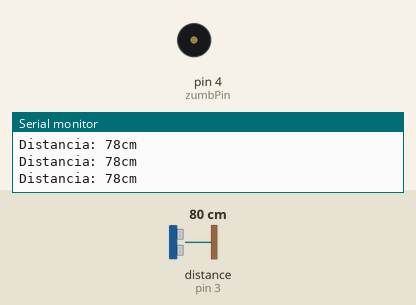
A sketch run on a simulated Arduino Uno, built with avr-gcc and run on an emulated ATmega328P. Parts: buzzer (waves = sounding), the last lines printed to the serial monitor. Wiring (inferred from the names in the program): ultrasonic range finder: trigger pin 2; echo pin 3. The inputs (shaded band) are chosen by the test bench; at power-on: distance to the obstacle (sensor on pin 3) 80 cm. The echo pulse lasts 58.3 µs per cm.

Above: at 1.2 s.
1.3 s: distance to the obstacle (sensor on pin 3) set to 9 cm
At 1.56 s:
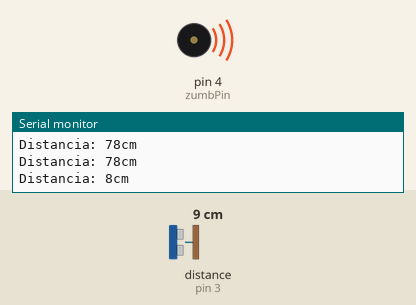
4.3 s: distance to the obstacle (sensor on pin 3) set to 11 cm
At 5.2 s:
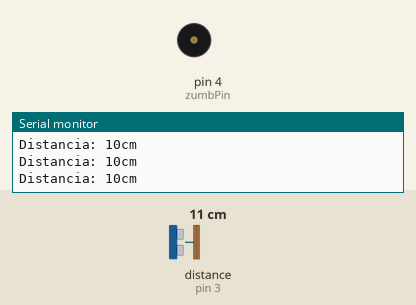
5.9 s: distance to the obstacle (sensor on pin 3) set to 4 cm
At 6.17 s:
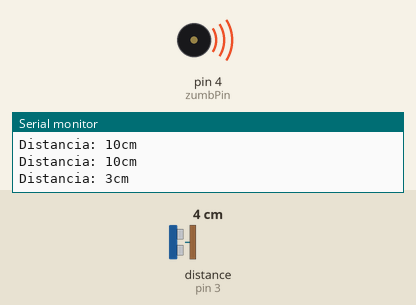
Timing chart, 0 to 14.9 s (numbered marks = the images above; inputs shaded):
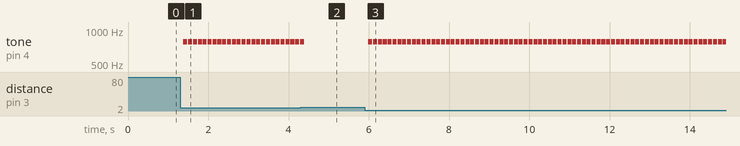

Measured:
- the behaviour switches between 9 and 10 cm on distance to the obstacle (sensor on pin 3) (found by bisection; images 1 and 2)
- after the input at 1.3 s, tone on pin 4 (zumbPin): alternates 784 Hz for 0.10 s and silent for 0.02 s, starting after 0.08 s
- after the input at 4.3 s, tone on pin 4 (zumbPin): goes on until 4.4 s, then stays silent
- after the input at 5.9 s, tone on pin 4 (zumbPin): alternates 784 Hz for 0.10 s and silent for 0.02 s, starting after 0.09 s

The sketch:

4_Actividad2.ino
```cpp
const int triggerPin = 2;   // Pin digital 2 para el Trigger del sensor
const int echoPin = 3;   // Pin digital 3 para el Echo del sensor


int zumbPin = 4;
unsigned int duracion = 100;

void setup() {
  Serial.begin(9600); // Iniciailzamos la comunicación
  pinMode(triggerPin, OUTPUT); // Pin como salida
  pinMode(echoPin, INPUT);  // Pin como entrada
  digitalWrite(triggerPin, LOW); // Inicializamos el pin con 0
}

void loop() {
  long t; // Tiempo que demora en llegar el eco
  long d; // Distancia en centimetros

  // Enviamos un pulso de 10us
  digitalWrite(triggerPin, HIGH);
  delayMicroseconds(10);
  digitalWrite(triggerPin, LOW);

  t = pulseIn(echoPin, HIGH); // Obtenemos el tiempo de respuesta
  d = t/59; // Convertir a una distancia en cm

  if(d > 8){
    // Hacer nada
    delay(120);
  }
  else{
    // Que se active el zumbador
    tone(zumbPin, 784, duracion);
    delay(duracion*1.2);
    noTone(zumbPin);
  }

  Serial.print("Distancia: ");
  Serial.print(d);
  Serial.print("cm");
  Serial.println();
}
```
